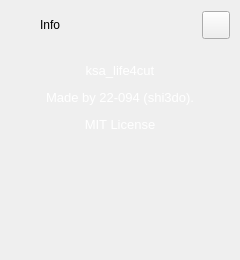
        <widget class="QFrame" name="extraLeftBox">
         <property name="minimumSize">
          <size>
           <width>0</width>
           <height>0</height>
          </size>
         </property>
         <property name="maximumSize">
          <size>
           <width>0</width>
           <height>16777215</height>
          </size>
         </property>
         <property name="frameShape">
          <enum>QFrame::NoFrame</enum>
         </property>
         <property name="frameShadow">
          <enum>QFrame::Raised</enum>
         </property>
         <layout class="QVBoxLayout" name="extraColumLayout">
          <property name="spacing">
           <number>0</number>
          </property>
          <property name="leftMargin">
           <number>0</number>
          </property>
          <property name="topMargin">
           <number>0</number>
          </property>
          <property name="rightMargin">
           <number>0</number>
          </property>
          <property name="bottomMargin">
           <number>0</number>
          </property>
          <item>
           <widget class="QFrame" name="extraTopBg">
            <property name="minimumSize">
             <size>
              <width>0</width>
              <height>50</height>
             </size>
            </property>
            <property name="maximumSize">
             <size>
              <width>16777215</width>
              <height>50</height>
             </size>
            </property>
            <property name="frameShape">
             <enum>QFrame::NoFrame</enum>
            </property>
            <property name="frameShadow">
             <enum>QFrame::Raised</enum>
            </property>
            <layout class="QVBoxLayout" name="verticalLayout_5">
             <property name="spacing">
              <number>0</number>
             </property>
             <property name="leftMargin">
              <number>0</number>
             </property>
             <property name="topMargin">
              <number>0</number>
             </property>
             <property name="rightMargin">
              <number>0</number>
             </property>
             <property name="bottomMargin">
              <number>0</number>
             </property>
             <item>
              <layout class="QGridLayout" name="extraTopLayout">
               <property name="leftMargin">
                <number>10</number>
               </property>
               <property name="rightMargin">
                <number>10</number>
               </property>
               <property name="horizontalSpacing">
                <number>10</number>
               </property>
               <property name="verticalSpacing">
                <number>0</number>
               </property>
               <item row="0" column="0">
                <widget class="QFrame" name="extraIcon">
                 <property name="minimumSize">
                  <size>
                   <width>20</width>
                   <height>0</height>
                  </size>
                 </property>
                 <property name="maximumSize">
                  <size>
                   <width>20</width>
                   <height>20</height>
                  </size>
                 </property>
                 <property name="frameShape">
                  <enum>QFrame::NoFrame</enum>
                 </property>
                 <property name="frameShadow">
                  <enum>QFrame::Raised</enum>
                 </property>
                </widget>
               </item>
               <item row="0" column="1">
                <widget class="QLabel" name="extraLabel">
                 <property name="minimumSize">
                  <size>
                   <width>150</width>
                   <height>0</height>
                  </size>
                 </property>
                 <property name="text">
                  <string>Info</string>
                 </property>
                </widget>
               </item>
               <item row="0" column="2">
                <widget class="QPushButton" name="extraCloseColumnBtn">
                 <property name="minimumSize">
                  <size>
                   <width>28</width>
                   <height>28</height>
                  </size>
                 </property>
                 <property name="maximumSize">
                  <size>
                   <width>28</width>
                   <height>28</height>
                  </size>
                 </property>
                 <property name="cursor">
                  <cursorShape>PointingHandCursor</cursorShape>
                 </property>
                 <property name="toolTip">
                  <string>Close left box</string>
                 </property>
                 <property name="text">
                  <string/>
                 </property>
                 <property name="icon">
                  <iconset resource="resources.qrc">
                   <normaloff>:/icons/images/icons/icon_close.png</normaloff>:/icons/images/icons/icon_close.png</iconset>
                 </property>
                 <property name="iconSize">
                  <size>
                   <width>20</width>
                   <height>20</height>
                  </size>
                 </property>
                </widget>
               </item>
              </layout>
             </item>
            </layout>
           </widget>
          </item>
          <item>
           <widget class="QFrame" name="extraContent">
            <property name="frameShape">
             <enum>QFrame::NoFrame</enum>
            </property>
            <property name="frameShadow">
             <enum>QFrame::Raised</enum>
            </property>
            <layout class="QVBoxLayout" name="verticalLayout_12">
             <property name="spacing">
              <number>0</number>
             </property>
             <property name="leftMargin">
              <number>0</number>
             </property>
             <property name="topMargin">
              <number>0</number>
             </property>
             <property name="rightMargin">
              <number>0</number>
             </property>
             <property name="bottomMargin">
              <number>0</number>
             </property>
             <item alignment="Qt::AlignTop">
              <widget class="QFrame" name="extraTopMenu">
               <property name="frameShape">
                <enum>QFrame::NoFrame</enum>
               </property>
               <property name="frameShadow">
                <enum>QFrame::Raised</enum>
               </property>
               <layout class="QVBoxLayout" name="verticalLayout_11">
                <property name="spacing">
                 <number>0</number>
                </property>
                <property name="leftMargin">
                 <number>0</number>
                </property>
                <property name="topMargin">
                 <number>0</number>
                </property>
                <property name="rightMargin">
                 <number>0</number>
                </property>
                <property name="bottomMargin">
                 <number>0</number>
                </property>
               </layout>
              </widget>
             </item>
             <item>
              <widget class="QFrame" name="extraCenter">
               <property name="frameShape">
                <enum>QFrame::NoFrame</enum>
               </property>
               <property name="frameShadow">
                <enum>QFrame::Raised</enum>
               </property>
               <layout class="QVBoxLayout" name="verticalLayout_10">
                <item>
                 <widget class="QTextEdit" name="textEdit">
                  <property name="minimumSize">
                   <size>
                    <width>222</width>
                    <height>0</height>
                   </size>
                  </property>
                  <property name="styleSheet">
                   <string notr="true">background: transparent;</string>
                  </property>
                  <property name="frameShape">
                   <enum>QFrame::NoFrame</enum>
                  </property>
                  <property name="readOnly">
                   <bool>true</bool>
                  </property>
                  <property name="html">
                   <string>&lt;!DOCTYPE HTML PUBLIC &quot;-//W3C//DTD HTML 4.0//EN&quot; &quot;http://www.w3.org/TR/REC-html40/strict.dtd&quot;&gt;
&lt;html&gt;&lt;head&gt;&lt;meta name=&quot;qrichtext&quot; content=&quot;1&quot; /&gt;&lt;style type=&quot;text/css&quot;&gt;
p, li { white-space: pre-wrap; }
&lt;/style&gt;&lt;/head&gt;&lt;body style=&quot; font-family:'Segoe UI'; font-size:10pt; font-weight:400; font-style:normal;&quot;&gt;
&lt;p align=&quot;center&quot; style=&quot; margin-top:12px; margin-bottom:12px; margin-left:0px; margin-right:0px; -qt-block-indent:0; text-indent:0px;&quot;&gt;&lt;span style=&quot; color:#ffffff;&quot;&gt;ksa_life4cut&lt;/span&gt;&lt;/p&gt;
&lt;p align=&quot;center&quot; style=&quot; margin-top:12px; margin-bottom:12px; margin-left:0px; margin-right:0px; -qt-block-indent:0; text-indent:0px;&quot;&gt;&lt;span style=&quot; color:#ffffff;&quot;&gt;Made by 22-094 (shi3do).&lt;/span&gt;&lt;/p&gt;
&lt;p align=&quot;center&quot; style=&quot; margin-top:12px; margin-bottom:12px; margin-left:0px; margin-right:0px; -qt-block-indent:0; text-indent:0px;&quot;&gt;&lt;span style=&quot; color:#ffffff;&quot;&gt;MIT License&lt;/span&gt;&lt;/p&gt;
&lt;p align=&quot;center&quot; style=&quot;-qt-paragraph-type:empty; margin-top:12px; margin-bottom:12px; margin-left:0px; margin-right:0px; -qt-block-indent:0; text-indent:0px;&quot;&gt;&lt;br /&gt;&lt;/p&gt;&lt;/body&gt;&lt;/html&gt;</string>
                  </property>
                 </widget>
                </item>
               </layout>
              </widget>
             </item>
             <item>
              <widget class="QFrame" name="extraBottom">
               <property name="frameShape">
                <enum>QFrame::NoFrame</enum>
               </property>
               <property name="frameShadow">
                <enum>QFrame::Raised</enum>
               </property>
              </widget>
             </item>
            </layout>
           </widget>
          </item>
         </layout>
        </widget>
